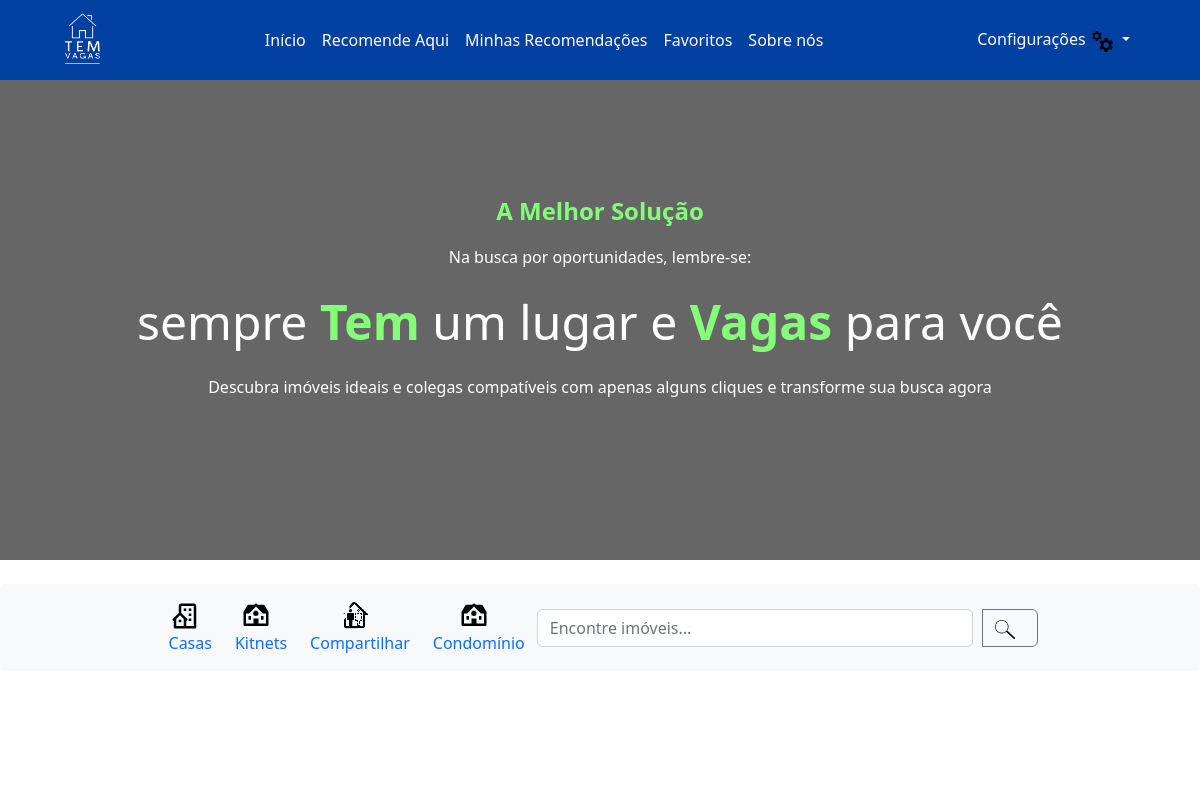
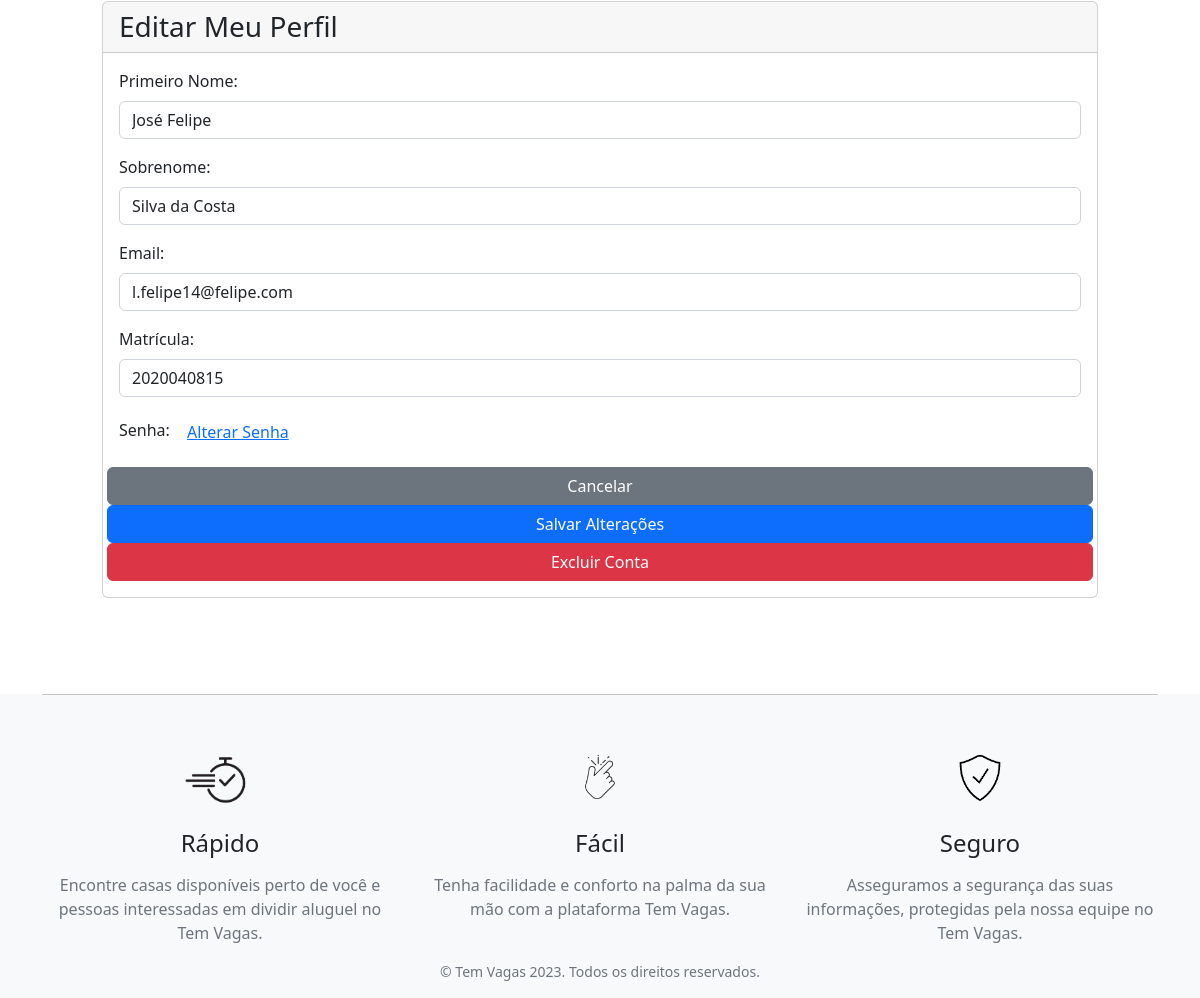
The app's page /meu-perfil/ (signed in) with its own data (2 pictures, top to bottom).
### accounts/models.py (models this page shows, shortened)
class CustomUser(AbstractUser):
   matricula = models.CharField(max_length=10, unique=True)

### posts_app/views.py (the view)
# urls.py: path('meu-perfil/', views.my_profile, name='meu-perfil'),
@login_required
def my_profile(request):
    return render(request, 'my_profile.html')

### posts_app/templates/my_profile.html (shortened to what this page needs)
{% extends 'base.html' %}
{% block content %}
{% load static %}
<div class="container-fluid mt-5">
    <div class="row">
        <div class="col-md-12">
            <div class="card" id="contentContainer">
                <div class="card-header">
                    <h1 class="h3 mb-0">Editar Meu Perfil</h1>
                </div>
                <div class="card-body">
                    <form id="profileForm" method="post" enctype="multipart/form-data" action="{% url 'atualizar_perfil' %}">
                        <div class="mb-3">
                            <label for="{{ form.first_name.id_for_label }}" class="form-label">Primeiro Nome:</label>
                            <input type="text" name="first_name" value="{{ user.first_name }}" class="form-control" id="{{ form.first_name.id_for_label }}">
                        </div>
                        <div class="mb-3">
                            <label for="{{ form.last_name.id_for_label }}" class="form-label">Sobrenome:</label>
                            <input type="text" name="last_name" value="{{ user.last_name }}" class="form-control" id="{{ form.last_name.id_for_label }}">
                        </div>
                        <div class="mb-3">
                            <label for="{{ form.email.id_for_label }}" class="form-label">Email:</label>
                            <input type="email" name="email" value="{{ user.email }}" class="form-control" id="{{ form.email.id_for_label }}">
                        </div>
                        <div class="mb-3">
                            <label for="{{ form.matricula.id_for_label }}" class="form-label">Matrícula:</label>
                            <input type="text" name="matricula" value="{{ user.matricula }}" class="form-control" id="{{ form.matricula.id_for_label }}">
                        </div>
                        <div class="mb-3">
                            <label class="form-label">Senha:</label>
                            <a href="{% url 'password_reset' %}" class="btn btn-link">Alterar Senha</a>
                        </div>
                        <div class="row justify-content-end">
                            <button type="button" class="btn btn-secondary" onclick="confirmProfileUpdate()">Cancelar</button>
                            <button type="button" class="btn btn-primary" onclick="submitProfileForm()">Salvar Alterações</button>
                            <button type="button" class="btn btn-danger" onclick="excluirConta()">Excluir Conta</button>
                        </div>
                    </form>
                </div>
            </div>
        </div>
    </div>
</div>
{% endblock %}

### posts_app/static/css/_navbar.css (style rules this page uses)
:root { --cor-azul-navbar: #0040A1; --cor-verde-destaque: #85FF7A; }

### records on screen
CustomUser: first_name "José Felipe", last_name "Silva da Costa", email "l.felipe14@felipe.com", matricula "2020040815"
